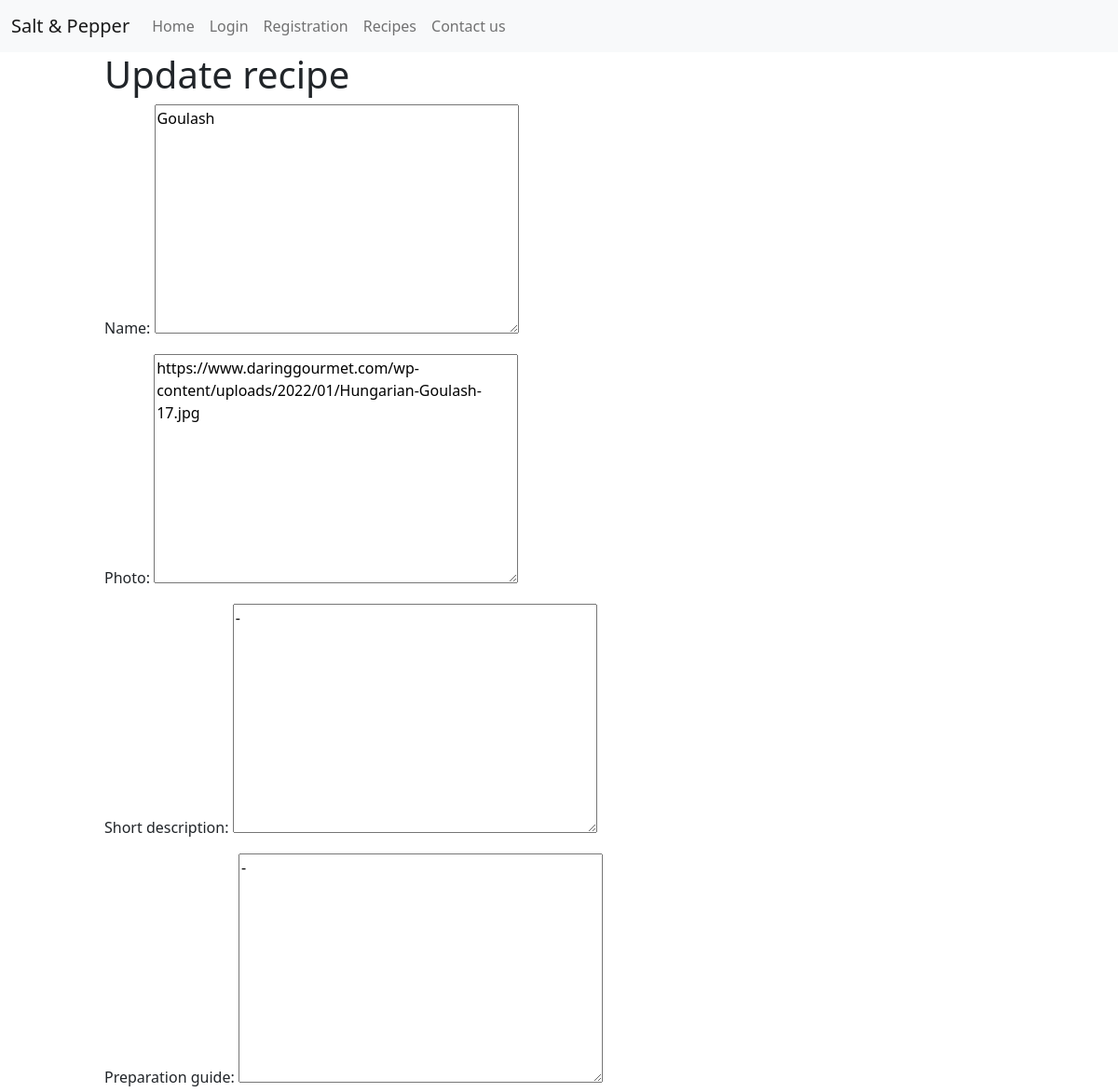
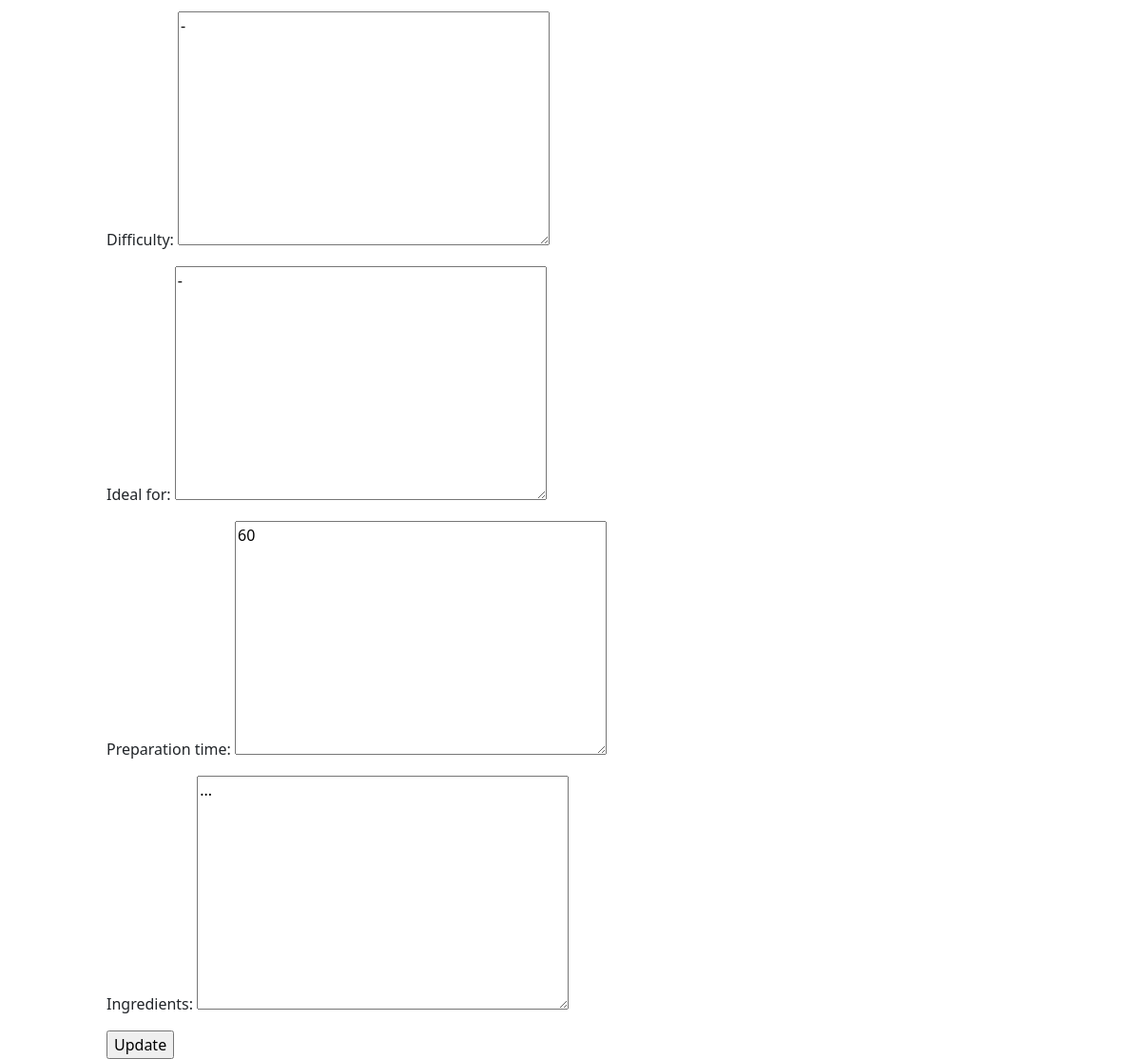
Screenshot of /update-recipe/2/ with the database file from the repository (2 pictures, top to bottom).
### recipe_collection/models.py (models this page shows, shortened)
class Recipe(models.Model):
    name = models.TextField()
    photo = models.TextField()
    short_description = models.TextField(default="")
    preparation_guide = models.TextField()
    difficulty = models.TextField()
    ideal_for = models.TextField()
    preparation_time = models.TextField()
    ingredients = models.TextField()

### recipe_collection/views.py (the view)
# urls.py: path('update-recipe/<int:id>/', Views.update_recipe),
def update_recipe(request, id):
    recipe = Recipe.objects.filter(id=id)
    context = {
        "recipes": Recipe.objects.all(),
        "form": RecipeForm(instance=recipe[0]),
        "recipe_id": recipe[0].id
    }
    return render(request, "update-recipe.html", context)

### recipe_collection/forms.py
class RecipeForm(forms.ModelForm):
    class Meta:
        model = Recipe
        fields = [
          'name',
          'photo',
          'short_description',
          'preparation_guide',
          'difficulty',
          'ideal_for',
          'preparation_time',
          'ingredients'
        ]

### templates/update-recipe.html (shortened to what this page needs)
{% extends 'base.html' %}
{% block content %}
<div class="container-fluid">
    <div class="row">
      <div class="col-sm-1">
      </div>
      <div class="col-sm-10" >
        <h1>Update recipe</h1>
        <form action="/edit-recipe/" method="POST">
          {{ form.as_p }}
          <input type='submit' value='Update' />
        </form>
      </div>
      <div class="col-sm-1"></div>
    </div>
</div>
{% endblock %}

### rows the page displays
Recipe: name "Goulash", photo "https://www.daringgourmet.com/wp-content/uploads/2022/01/Hungarian-Goulash-17.jpg", short_description "-", preparation_guide "-", difficulty "-", ideal_for "-", preparation_time "60", ingredients "..."
